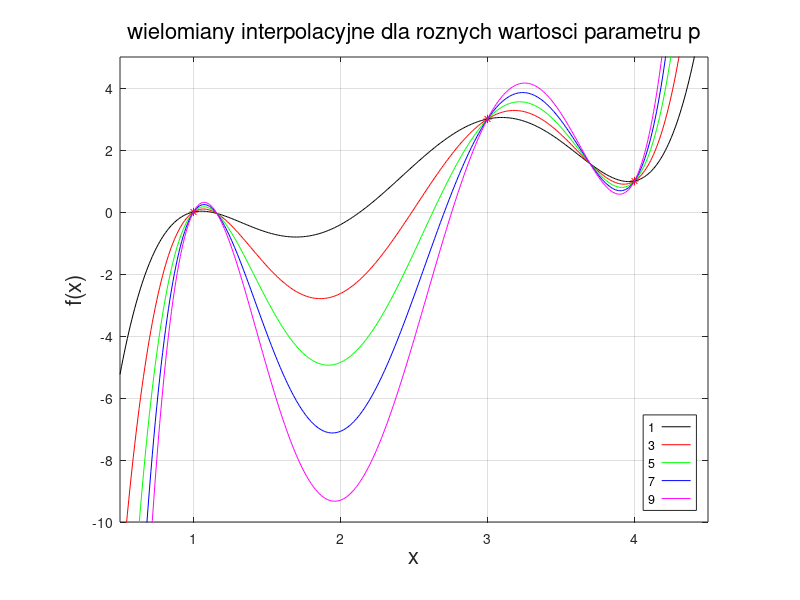

This figure's MATLAB source:
#! /usr/bin/octave -qf

clear all;
close all;
format long;

p = [1 0; 3 3; 4 1];
xx = 0.5:0.01:4.5;

a = [
    1 1 1 1 1 1;
    243 81 27 9 3 1;
    1024 256 64 16 4 1;
    5 4 3 2 1 0;
    405 108 27 6 1 0;
    1280 256 48 8 1 0
    ];

figure(1);
plot(p(:,1),p(:,2),'r*');
hold on;

set(gca
    ,'title',text('string','wielomiany interpolacyjne dla roznych wartosci parametru p'
        ,'fontsize',16)
    ,'xlabel',text('string','x','fontsize',16)
    ,'ylabel',text('string','f(x)','fontsize',16)
    ,'xgrid','on'
    ,'ygrid','on'
    ,'xlim',[0.5 4.5]
    ,'ylim',[-10 5]
    ,'outerposition',[0.02 0.02 0.96 0.96]
);

par=[1 3 5 7 9];
color=['k','r','g','b','m','c'];
c=0;
plots_arr=[];

for i=par
    b=[0 3 1 i i i]';
    x=a\b;
    if i==5
        disp(x);
    endif
    y=polyval(x,xx);
    p_tmp=plot(xx,y,color(++c));
    plots_arr = [plots_arr p_tmp];
end;

plots_labels=strsplit(num2str(par));
leg=legend(plots_arr, plots_labels);
set(leg
    ,'textposition','left'
    ,'location','southeast'
    ,'linewidth',0.3
);

pause

